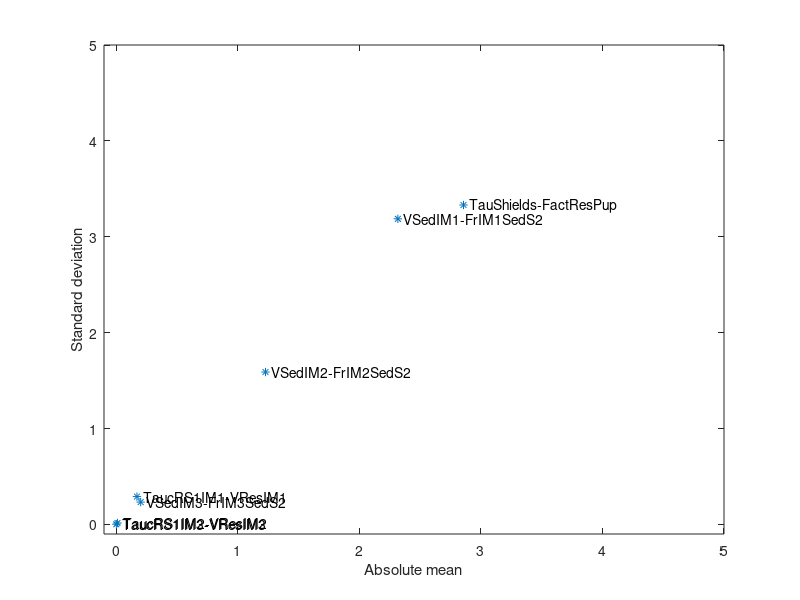

Source code (MATLAB):
% Use model results to do sensitivity analysis

clear all;
close all;

% load configuration and paths
load('setup_copula.mat','var_names','var_names','low','high','groups','p','k');
load('paths_copula.mat','paths','vars','map');
step = k / (p-1);
[nPaths,nPoints] = size(paths);
nSegments = nPoints-1;

% get model results
M = importdata('model_results.csv',' ');
M = M(:,2);

% compute elementary effects
iVars = [groups([groups.type] ~= 2).indices];
iVars = [iVars setdiff(1:length(var_names), [groups.indices])];
iGroups = find([groups.type] == 2);
Effects = zeros(nPaths,nSegments);
for iPath=1:nPaths
    for iPoint=2:nPoints
        iSegment = iPoint-1;
        l1 = map(iPath,iPoint-1);
        l2 = map(iPath,iPoint);
        
        iVar = vars(iPath,iSegment);
        if iVar > 0
            iEntity = find(iVars == iVar);
        else
            iEntity = length(iVars) + find(iGroups == -iVar);
        end
        Effects(iPath,iEntity) = (M(l2) - M(l1)) / step;
    end
end

% compute mu, mu_star, sigma
mu = mean(Effects);
mu_star = mean(abs(Effects));
sigma = std(Effects);
names = [var_names(iVars) {groups(iGroups).name}];

% plot
h=figure('units','normalized','outerposition',[0 0 1 1]);
plot(mu_star,sigma,'*','MarkerSize',6);
xlim([0 5]);
xlabel('Absolute mean');
ylabel ('Standard deviation');
lim = xlim();
text(mu_star+0.01*(lim(2)-lim(1)), sigma, names);
xlim([-0.1 5]);
ylim([-0.1 5]);
